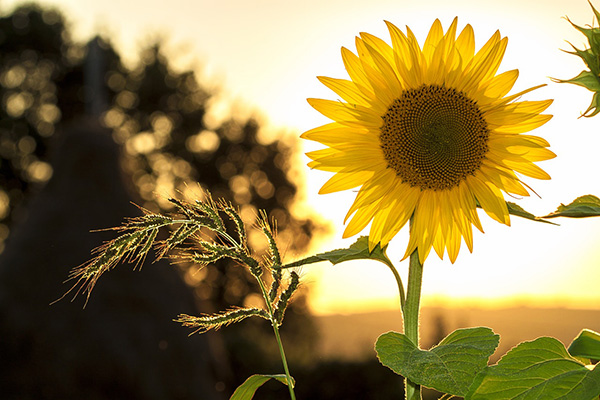
#> input picture Project_2_Kmeans/test1.jpg, 600 x 400 px
$ python ImageCompressor.py
#> lines starting #> are read from the running program, lines starting #| are printed output that depends on the picture
from PIL import Image
import matplotlib.pyplot as plt
import numpy as np
from matplotlib.widgets import Slider, Button
from numpy import random as rand

class ImageCompressor:
    def __init__(self, image_path):
        self.original_image = self.load_image(image_path)
        self.kmeans_images = {}
        self.last_k = 0  # Stores last used k-value for this image

    def load_image(self, image_path):
#> called with image_path = 'test1.jpg'
        with Image.open(image_path) as img:
#> img is the input picture: PIL image 600x400 RGB; mean R, G, B 146.8, 128.9, 78.6
            return np.array(img) / 255.0  # Normalize to range [0, 1]

    # [46 lines left out: functions kmeans, get_image, not called in this run]

# List of image filenames
image_filenames = ["test1.jpg", "test2.jpg", "test3.jpg", "test4.jpg", "test5.jpg"]

# Create ImageCompressor objects for all images with a base width of 128 pixels
image_compressor_list = [ImageCompressor(filename) for filename in image_filenames]
#> call 2 of load_image, with image_path = 'test2.jpg'
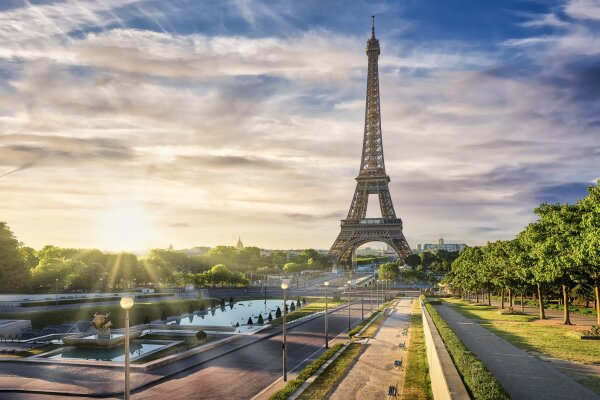
#> input picture Project_2_Kmeans/test2.jpg, 600 x 400 px
#> in load_image, img is the input picture: PIL image 600x400 RGB; mean R, G, B 154.9, 150.3, 140.5
#> call 3 of load_image, with image_path = 'test3.jpg'
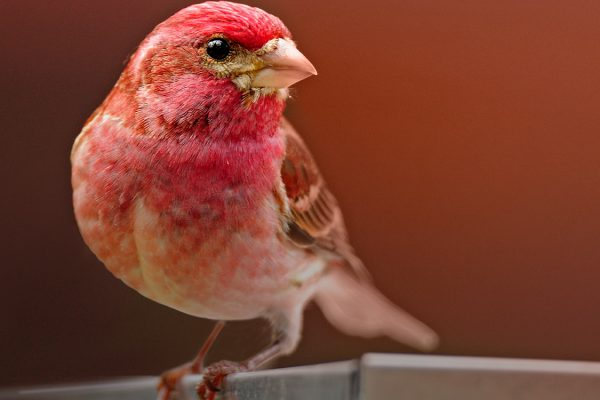
#> input picture Project_2_Kmeans/test3.jpg, 600 x 400 px
#> in load_image, img is the input picture: PIL image 600x400 RGB; mean R, G, B 125.2, 64.2, 48.5
#> call 4 of load_image, with image_path = 'test4.jpg'
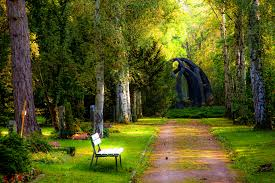
#> input picture Project_2_Kmeans/test4.jpg, 275 x 183 px
#> in load_image, img is the input picture: PIL image 275x183 RGB; mean R, G, B 86.5, 89.6, 33.1
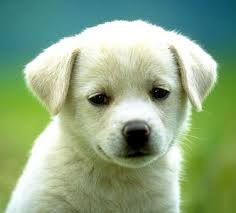
#> input picture Project_2_Kmeans/test5.jpg, 236 x 213 px
#> in load_image, img is the input picture: PIL image 236x213 RGB; mean R, G, B 142, 168.1, 132.5

# Initialize plot
fig, ax = plt.subplots(figsize=(8, 8))
plt.subplots_adjust(bottom=0.3)
ax.set_title("K-Means Adjustment")
ax.axis('off')

# Display the initial image
current_image_index = 0
img_display = ax.imshow(image_compressor_list[current_image_index].original_image)

# Add a slider for K-Means control
ax_slider = plt.axes([0.25, 0.1, 0.5, 0.03])
slider = Slider(ax_slider, 'K-Means', 0, 64, valinit=0, valstep=1)

# Update function for slider
# [7 lines left out: function update, not called in this run]

# Connect the slider to the update function
slider.on_changed(update)

# Function to change the displayed image
# [10 lines left out: function change_image, not called in this run]

# Add "Previous" and "Next" buttons
ax_prev = plt.axes([0.1, 0.01, 0.1, 0.075])
ax_next = plt.axes([0.8, 0.01, 0.1, 0.075])

button_prev = Button(ax_prev, 'Previous')
button_next = Button(ax_next, 'Next')

# Define the button callbacks
button_prev.on_clicked(lambda event: change_image('prev'))
button_next.on_clicked(lambda event: change_image('next'))

# Show the plot
plt.show()
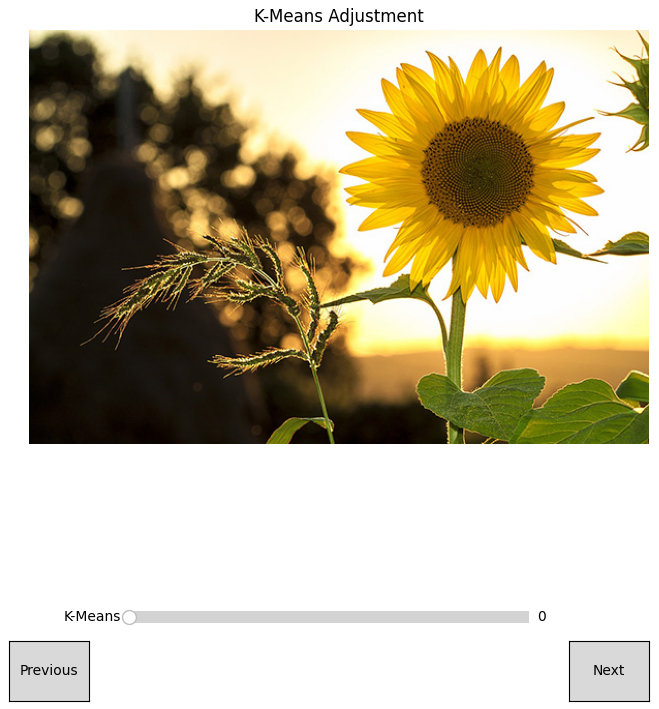
#> figure drawn by matplotlib, 2 panels
